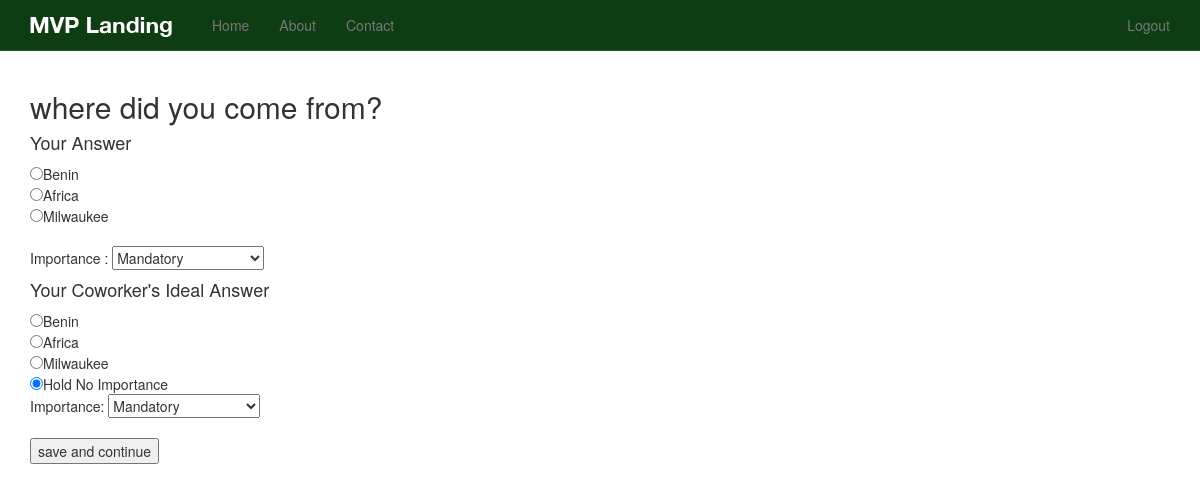
The page /question/2 (signed in) on the database its author committed.
### questions/models.py (models this page shows, shortened)
class Question(models.Model):
	text      =	models.TextField()
	active    = models.BooleanField(default=True)
	draft     = models.BooleanField(default=False)
	timestamp = models.DateTimeField(auto_now_add=True, auto_now = False)

class Answer(models.Model):
	question  = models.ForeignKey(Question)
	text      = models.CharField(max_length =120)
	active    = models.BooleanField(default=True)
	draft     = models.BooleanField(default=False)
	timestamp = models.DateTimeField(auto_now_add=True, auto_now = False)

### questions/views.py (the view)
# urls.py: url(r'^question/(?P<id>\d+)$', 'questions.views.single', name='question_single'),
def single(request, id):
	if request.user.is_authenticated() :
		queryset = Question.objects.all().order_by('-timestamp')
		instance =get_object_or_404(Question, id=id)
		try:
			user_answer = UserAnswer.objects.get(user=request.user, question=instance)
			updated_q = True
		except UserAnswer.DoesNotExist:
			user_answer = UserAnswer()
			updated_q = False
		except UserAnswer.MultipleObjectsReturned:
			user_answer = UserAnswer.objects.filter(user=request.user, question=instance)[0]
			updated_q = True
		except:
			user_answer = UserAnswer()
			updated_q = False
		form = UserResponseForm(request.POST or None)
		if form.is_valid():
			print form.cleaned_data
			question_id =form.cleaned_data.get('question_id')
			answer_id =form.cleaned_data.get('answer_id')
			importance_level =form.cleaned_data.get('importance_level')
			their_importance_level =form.cleaned_data.get('their_importance_level')
			their_answer_id	 =form.cleaned_data.get('their_answer_id')
			question_instance = Question.objects.get(id = question_id)
			answer_instance   = Answer.objects.get(id = answer_id)
			user_answer.user 					=  request.user
			user_answer.question 				=  question_instance
			user_answer.my_answer 				=  answer_instance
			user_answer.my_answer_importance 	=  importance_level
			if their_answer_id != -1:
				their_answer_instance	 = Answer.objects.get(id =their_answer_id)
				user_answer.their_answer 			= their_answer_instance
				user_answer.their_importance = their_importance_level
			else:
				user_answer.their_answer =None
				user_answer.their_importance = "Not Important"
			user_answer.save()
			next_q = Question.objects.order_by("?").first()
			return redirect("question_single", id=next_q.id)
		context = {
			"form": form,
			"instance": instance,
			"user_answer": user_answer,
		}
		return render(request, "questions/single.html", context)
	else:
		raise Http404

### questions/forms.py (shortened to what this page needs)
class UserResponseForm(forms.Form):
	question_id = forms.IntegerField()
	answer_id   = forms.IntegerField()
	importance_level =forms.ChoiceField(choices =LEVELS)
	their_answer_id = forms.IntegerField()
	their_importance_level =forms.ChoiceField(choices =LEVELS)

### templates/questions/single.html (shortened to what this page needs)
{% extends "base.html" %}
{% block content %}
<form method ='POST' action=''>{%csrf_token %}
<h2>{{instance.text}}</h2>
<h4> Your Answer</h4>
{% for ans in instance.answer_set.all %}
<input type ='radio' name='answer_id' value='{{ans.id}}'
/>{{ans.text}}
<br/>
{% endfor %}
<br/>
Importance : {{form.importance_level}}
<h4> Your Coworker's Ideal Answer</h4>
{% for ans in instance.answer_set.all %}
<input type ='radio' name='their_answer_id' value='{{ans.id}}'
 />{{ans.text}}
<br/>
{% endfor %}
<input type ='radio' name='their_answer_id' value='-1'
{% if not user_answer.their_answer %} checked=checked {% endif %}
/>Hold No Importance
<br/>
Importance: {{form.their_importance_level}}<br/><br/>
<input type='submit' value ='save and continue'/>
</form>
{% endblock %}

### static_in_pro/our_static/css/navbar-static-top.css (style rules this page uses)
body { min-height: 1000px; }

### rows shown on the page
Question: text "where did you come from?"
Answer: text "Benin"
Answer: text "Africa"
Answer: text "Milwaukee"
